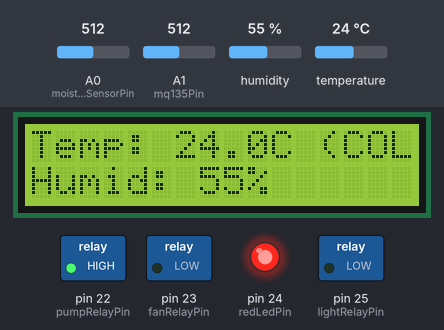
Bench run of a sketch on a simulated Arduino Mega 2560, built with avr-gcc and run on an emulated ATmega2560. Shown: 16×2 character LCD, switched loads named in the sketch (green lamp = pin HIGH), output pins drawn as LEDs (lit = HIGH). The inputs (shaded band) are chosen by the test bench; at power-on: temperature 24 °C, A0 (moistureSensorPin) = 512, A1 (mq135Pin) = 512, humidity 55 %. What the sketch prints to the serial monitor is not drawn.

Above: at 3.2 s.
3.3 s: temperature set to 30.5 °C
At 8.2 s:
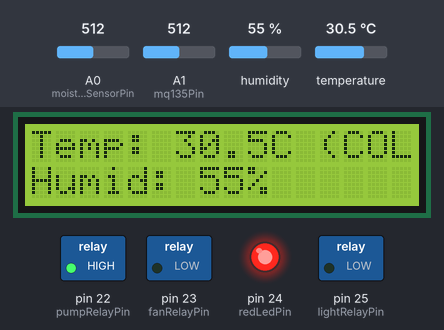
12.8 s: temperature set to 31.3 °C
At 18.9 s:
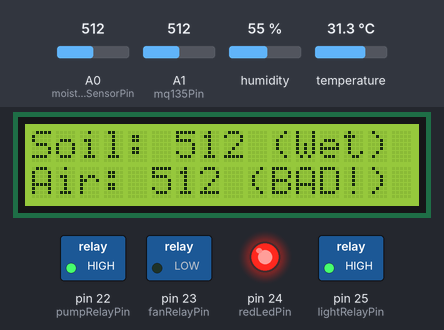
22.7 s: A0 (moistureSensorPin) set to 588
At 27.4 s:
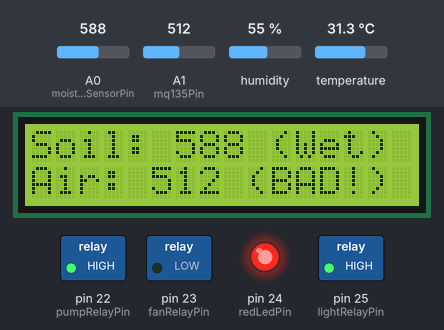
30.8 s: A0 (moistureSensorPin) set to 614
At 34.3 s:
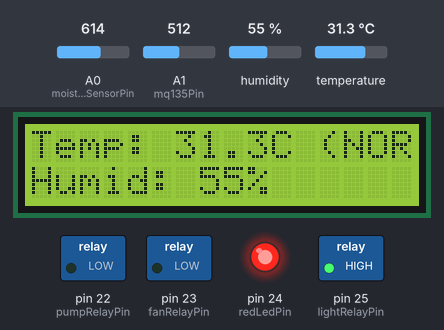
40.7 s: A1 (mq135Pin) set to 108
At 45.4 s:
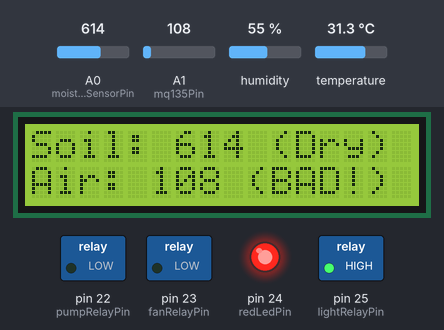
48.8 s: A1 (mq135Pin) set to 93
At 54.4 s:
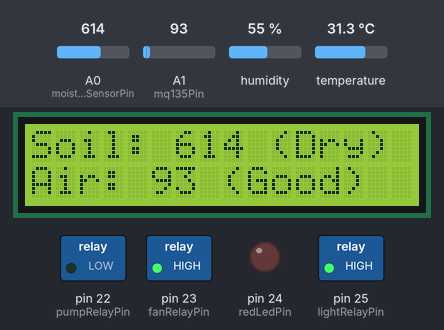
Timing chart, 0 to 55.9 s (numbered marks = the images above; inputs shaded):
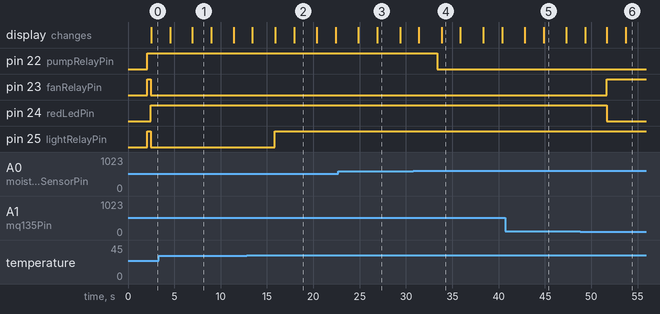

Measured:
- the behaviour switches between 30.9 and 31 °C on temperature (found by bisection; images 1 and 2)
- the behaviour switches between 600 and 601 on A0 (moistureSensorPin) (found by bisection; images 3 and 4)
- the behaviour switches between 101 and 100 on A1 (mq135Pin) (found by bisection; images 5 and 6)
- after the input at 3.3 s, the display: first differs from a run without the input after 3.7 s (image 1)
- after the input at 12.8 s, pin 25 (lightRelayPin): LOW → HIGH after 3.1 s; the display: first differs from a run without the input after 3.1 s (image 2 shows a later state)
- after the input at 22.7 s, the display: first differs from a run without the input after 4.2 s (image 3)
- after the input at 30.8 s, pin 22 (pumpRelayPin): HIGH → LOW after 2.6 s
- after the input at 40.7 s, the display: first differs from a run without the input after 4.2 s (image 5)
- after the input at 48.8 s, pin 23 (fanRelayPin): LOW → HIGH after 2.9 s; pin 24 (redLedPin): HIGH → LOW after 2.9 s

The sketch:

sketch2309.ino
```cpp
#include <DHT.h>
#include <Wire.h>
#include <LiquidCrystal_I2C.h>

// আর্ডুইনো পিন সেটআপ
const int moistureSensorPin = A0;  // সয়েল ময়েশ্চার সেন্সর (Analog A0)
const int mq135Pin = A1;           // MQ135 গ্যাস সেন্সর (Analog A1)
const int pumpRelayPin = 22;       // পাম্প রিলে (Digital 22)
const int fanRelayPin = 23;        // ফ্যান রিলে (Digital 23)
const int redLedPin = 24;          // লাল অ্যালার্ট এলইডি (Digital 24)
const int lightRelayPin = 25;      // গ্রীনহাউস হিটার লাইট রিলে (Digital 25)

// DHT22 তাপমাত্রা পিন সেটআপ
#define DHTPIN 2                   // DHT22 ডাটা পিন (Digital 2)
#define DHTTYPE DHT22              // সেন্সর টাইপ DHT22

DHT dht(DHTPIN, DHTTYPE);
LiquidCrystal_I2C lcd(0x27, 16, 2);

// ==========================================
// থ্রেশহোল্ড সেটআপ
// ==========================================
const int dryThreshold = 600;         // মাটির শুষ্কতার সীমা
const float lowTempThreshold = 31.0;  // নিম্ন তাপমাত্রা সীমা (এর নিচে নামলে লাইট অন)
const float highTempThreshold = 40.0; // উচ্চ তাপমাত্রা সীমা (এর উপরে উঠলে ফ্যান অন)
const int airQualityThreshold = 100;  // ক্ষতিকর গ্যাসের সীমা

void setup() {
  Serial.begin(9600);
  dht.begin();

  // LCD ডিসপ্লে চালু করা
  lcd.init();
  lcd.backlight();
  lcd.clear();
  lcd.setCursor(0, 0);
  lcd.print("Greenhouse Smart");
  lcd.setCursor(0, 1);
  lcd.print("System Loading..");
  delay(2000);

  // পিন মোড সেট করা
  pinMode(pumpRelayPin, OUTPUT);
  pinMode(fanRelayPin, OUTPUT);
  pinMode(lightRelayPin, OUTPUT);
  pinMode(redLedPin, OUTPUT);

  // শুরুতে সব বন্ধ রাখা (Active-LOW রিলের জন্য HIGH মানে বন্ধ)
  digitalWrite(pumpRelayPin, HIGH);
  digitalWrite(fanRelayPin, HIGH);
  digitalWrite(lightRelayPin, HIGH);
  digitalWrite(redLedPin, LOW);
}

void loop() {
  bool shouldFanBeOn = false;
  bool shouldLightBeOn = false;
  bool shouldLedBeOn = false;
  String airStatus = "Good";

  // ==========================================
  // ১. ১ম ফিচার: অটোমেটিক সেচ (Soil Moisture)
  // ==========================================
  int moistureLevel = analogRead(moistureSensorPin);

  Serial.print("মাটির আর্দ্রতা: ");
  Serial.println(moistureLevel);

  if (moistureLevel > dryThreshold) {
    digitalWrite(pumpRelayPin, LOW);   // মাটি শুষ্ক -> পাম্প চালু
    Serial.println("-> [পাম্প চালু]");
  } else {
    digitalWrite(pumpRelayPin, HIGH);  // পর্যাপ্ত পানি আছে -> পাম্প বন্ধ
    Serial.println("-> [পাম্প বন্ধ]");
  }

  // ==========================================
  // ২. ২য় ফিচার: তাপমাত্রা নিয়ন্ত্রণ লজিক
  // ==========================================
  float temperature = dht.readTemperature();
  float humidity = dht.readHumidity();

  if (isnan(temperature) || isnan(humidity)) {
    Serial.println("ত্রুটি: DHT22 সেন্সর থেকে ডাটা পাওয়া যাচ্ছে না!");
  } else {
    Serial.print("বর্তমান তাপমাত্রা: ");
    Serial.print(temperature);
    Serial.print(" °C | আর্দ্রতা: ");
    Serial.print(humidity);
    Serial.println("%");

    // ক) তাপমাত্রা ৩০° এর বেশি হলে -> ফ্যান চলবে, লাইট বন্ধ
    if (temperature > highTempThreshold) {
      shouldFanBeOn = true;
      shouldLightBeOn = false;
      Serial.println("-> [অবস্থা: তাপমাত্রা ৩০° এর বেশি! ফ্যান চালু, লাইট বন্ধ]");
    }
    // খ) তাপমাত্রা lowTempThreshold এর কম হলে -> লাইট চলবে, ফ্যান বন্ধ
    else if (temperature < lowTempThreshold) {
      shouldLightBeOn = true;
      shouldFanBeOn = false;
      shouldLedBeOn = true;
      Serial.println("-> [অবস্থা: তাপমাত্রা কম! হিটার লাইট চালু]");
    }
    // গ) lowTempThreshold এবং ৩০.০° এর মাঝে থাকলে -> লাইট এবং ফ্যান উভয়ই বন্ধ
    else {
      shouldLightBeOn = false;
      shouldFanBeOn = false;
      Serial.println("-> [অবস্থা: তাপমাত্রা স্বাভাবিক! লাইট ও ফ্যান দুটিই বন্ধ]");
    }
  }

  // ==========================================
  // ৩. ৩য় ফিচার: ক্ষতিকর গ্যাস পরীক্ষা (MQ135)
  // ==========================================
  int airQualityRaw = analogRead(mq135Pin);

  Serial.print("বাতাসের মান: ");
  Serial.println(airQualityRaw);

  if (airQualityRaw > airQualityThreshold) {
    shouldFanBeOn = true;  // গ্যাস বের করতে ফ্যান চলবে
    shouldLedBeOn = true;  // সতর্কবার্তা লাল LED জ্বলবে
    airStatus = "BAD!";
    Serial.println("-> [সতর্কতা: গ্যাস শনাক্ত হয়েছে! ফ্যান চালু]");
  }

  // ==========================================
  // ৪. রিলে ও এলইডি এক্সিকিউশন
  // ==========================================
  // ফ্যান কন্ট্রোল
  if (shouldFanBeOn) {
    digitalWrite(fanRelayPin, LOW);   // ফ্যান অন
  } else {
    digitalWrite(fanRelayPin, HIGH);  // ফ্যান অফ
  }

  // হিটার লাইট কন্ট্রোল (সীমার মাঝে থাকলে অফ হবে)
  if (shouldLightBeOn) {
    digitalWrite(lightRelayPin, LOW);  // লাইট অন
  } else {
    digitalWrite(lightRelayPin, HIGH); // লাইট অফ
  }

  // অ্যালার্ট লাল এলইডি কন্ট্রোল
  if (shouldLedBeOn) {
    digitalWrite(redLedPin, HIGH);    // লাল এলইডি অন
  } else {
    digitalWrite(redLedPin, LOW);     // লাল এলইডি অফ
  }

  // ==========================================
  // ৫. LCD ডিসপ্লে
  // ==========================================
  // ১ম স্ক্রিন: তাপমাত্রা ও আর্দ্রতা
  lcd.clear();
  lcd.setCursor(0, 0);
  lcd.print("Temp: ");
  if (isnan(temperature)) {
    lcd.print("Error");
  } else {
    lcd.print(temperature, 1);
    lcd.print("C");
    if (temperature < lowTempThreshold) lcd.print(" (COLD)");
    else if (temperature > highTempThreshold) lcd.print(" (HOT)");
    else lcd.print(" (NORMAL)");
  }

  lcd.setCursor(0, 1);
  lcd.print("Humid: ");
  if (isnan(humidity)) lcd.print("Error");
  else { lcd.print(humidity, 0); lcd.print("%"); }
  delay(2000);

  // ২য় স্ক্রিন: মাটির আর্দ্রতা ও বাতাসের অবস্থা
  lcd.clear();
  lcd.setCursor(0, 0);
  lcd.print("Soil: ");
  lcd.print(moistureLevel);
  if (moistureLevel > dryThreshold) lcd.print(" (Dry)");
  else lcd.print(" (Wet)");

  lcd.setCursor(0, 1);
  lcd.print("Air: ");
  lcd.print(airQualityRaw);
  lcd.print(" (" + airStatus + ")");

  Serial.println("----------------------------------------");
  delay(2000);
}
```
